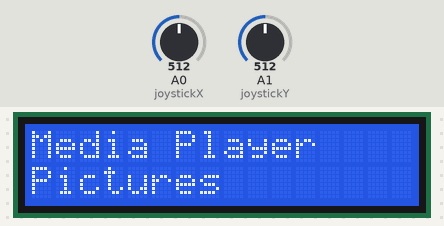
Simulated run of this sketch. Board: Arduino Uno, built with avr-gcc and run on an emulated ATmega328P. On the bench: 16×2 character LCD. The inputs (shaded band) are chosen by the test bench; at power-on: A1 (joystickY) = 512, A0 (joystickX) = 512.

Above: at 1.2 s.
1.3 s: A1 (joystickY) set to 22
2.8 s: A1 (joystickY) set to 18
At 2.91 s:
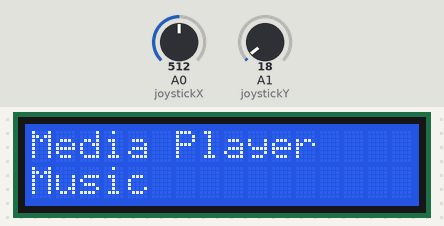
At 4.6 s:
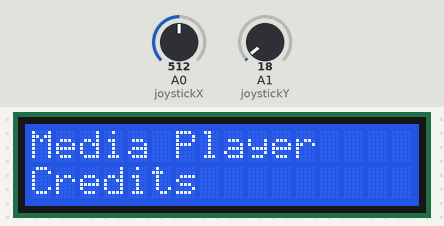
4.9 s: A0 (joystickX) set to 990
6.4 s: A0 (joystickX) set to 1013
At 7.8 s:
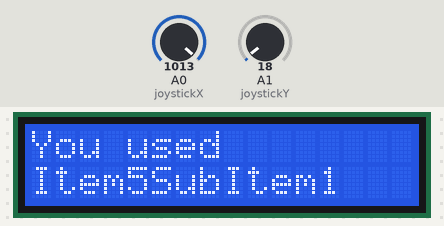
8.1 s: A0 (joystickX) set to 900
11.1 s: A0 (joystickX) set to 1010
At 11.55 s:
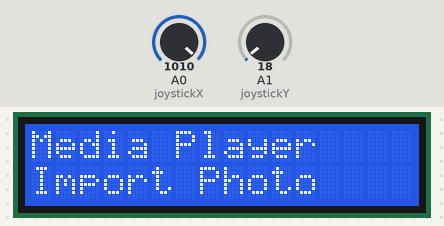
Timing chart, 0 to 14.1 s (numbered marks = the images above; inputs shaded):
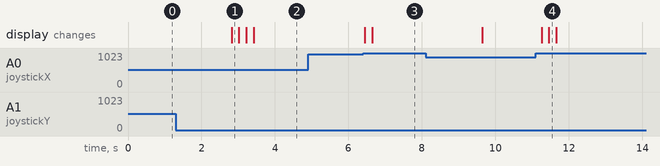

Measured:
- the behaviour switches between 20 and 19 on A1 (joystickY) (found by bisection; images 0 and 1)
- the behaviour switches between 1000 and 1001 on A0 (joystickX) (found by bisection; images 2 and 3)
- after the input at 1.3 s, every drawn part: stays the same
- after the input at 2.8 s, the display: changes at once (image 1)
- after the input at 4.9 s, every drawn part: stays the same
- after the input at 6.4 s, the display: first changes at once (image 3 shows a later state)
- after the input at 11.1 s, the display: first changes after 0.16 s (image 4 shows a later state)

The sketch:

LCD_Joystick_with_Menu.ino
```cpp
// (licence header left out)
#include <MenuBackend.h>    //MenuBackend library - copyright by Alexander Brevig
#include <LiquidCrystal.h>  //this library is included in the Arduino IDE

int lastButtonPushed = 0;
int lastButtonEnterState = LOW;   // the previous reading from the Enter input pin
int lastButtonEscState = LOW;   // the previous reading from the Esc input pin
int lastButtonLeftState = LOW;   // the previous reading from the Left input pin
int lastButtonRightState = LOW;   // the previous reading from the Right input pin

long lastEnterDebounceTime = 0;  // the last time the output pin was toggled
long lastEscDebounceTime = 0;  // the last time the output pin was toggled
long lastLeftDebounceTime = 0;  // the last time the output pin was toggled
long lastRightDebounceTime = 0;  // the last time the output pin was toggled
long debounceDelay = 200;    // the debounce time

int joystickX = A0;
int joystickY = A1;
int buttonInX;
int buttonInY;

LiquidCrystal lcd(12, 11, 5, 4, 3, 2);

//Menu variables
MenuBackend menu = MenuBackend(menuUsed,menuChanged);
//initialize menuitems
    MenuItem menu1Item1 = MenuItem("Item1");
      MenuItem menuItem1SubItem1 = MenuItem("Item1SubItem1");
      MenuItem menuItem1SubItem2 = MenuItem("Item1SubItem2");
      MenuItem menuItem1SubItem3 = MenuItem("Item1SubItem3");
    MenuItem menu1Item2 = MenuItem("Item2");
      MenuItem menuItem2SubItem1 = MenuItem("Item2SubItem1");
      MenuItem menuItem2SubItem2 = MenuItem("Item2SubItem2");
      MenuItem menuItem2SubItem3 = MenuItem("Item2SubItem3");
    MenuItem menu1Item3 = MenuItem("Item3");
      MenuItem menuItem3SubItem1 = MenuItem("Item3SubItem1");
      MenuItem menuItem3SubItem2 = MenuItem("Item3SubItem2");
      MenuItem menuItem3SubItem3 = MenuItem("Item3SubItem3");
    MenuItem menu1Item4 = MenuItem("Item4");
      MenuItem menuItem4SubItem1 = MenuItem("Item4SubItem1");
      MenuItem menuItem4SubItem2 = MenuItem("Item4SubItem2");
      MenuItem menuItem4SubItem3 = MenuItem("Item4SubItem3");
    MenuItem menu1Item5 = MenuItem("Item5");
      MenuItem menuItem5SubItem1 = MenuItem("Item5SubItem1");
      MenuItem menuItem5SubItem2 = MenuItem("Item5SubItem2");
      MenuItem menuItem5SubItem3 = MenuItem("Item5SubItem3");

void setup()
{
  lcd.begin(16, 2);

  menu.getRoot().add(menu1Item1);
  menu1Item1.addRight(menu1Item2).addRight(menu1Item3).addRight(menu1Item4).addRight(menu1Item5);
  menu1Item1.add(menuItem1SubItem1).addRight(menuItem1SubItem2).addRight(menuItem1SubItem3);
  menu1Item2.add(menuItem2SubItem1).addRight(menuItem2SubItem2).addRight(menuItem2SubItem3);
  menu1Item3.add(menuItem3SubItem1).addRight(menuItem3SubItem2).addRight(menuItem3SubItem3);
  menu1Item4.add(menuItem4SubItem1).addRight(menuItem4SubItem2).addRight(menuItem4SubItem3);
  menu1Item5.add(menuItem5SubItem1).addRight(menuItem5SubItem2).addRight(menuItem5SubItem3);

  menu.toRoot();
  lcd.setCursor(0,0);
   lcd.print("Media Player");
}

void loop()
{
  readButtons();  //I splitted button reading and navigation in two procedures because
  navigateMenus();  //in some situations I want to use the button for other purpose (eg. to change some settings)
}

void menuChanged(MenuChangeEvent changed){

  MenuItem newMenuItem=changed.to; //get the destination menu
  lcd.setCursor(0,1); //set the start position for lcd printing to the second row

  if(newMenuItem.getName()==menu.getRoot()){
      lcd.print("Main Menu       ");
  }else if(newMenuItem.getName()=="Item1"){
      lcd.print("Pictures           ");
  }else if(newMenuItem.getName()=="Item1SubItem1"){
      lcd.print("Import Photo");
  }else if(newMenuItem.getName()=="Item1SubItem2"){
      lcd.print("Export Photo   ");
  }else if(newMenuItem.getName()=="Item1SubItem3"){
      lcd.print("Edit Photo   ");
  }else if(newMenuItem.getName()=="Item2"){
      lcd.print("Music           ");
  }else if(newMenuItem.getName()=="Item2SubItem1"){
      lcd.print("Play Music   ");
  }else if(newMenuItem.getName()=="Item2SubItem2"){
      lcd.print("Search for Music   ");
  }else if(newMenuItem.getName()=="Item2SubItem3"){
      lcd.print("Display Artist   ");
  }else if(newMenuItem.getName()=="Item3"){
      lcd.print("Video           ");
  }else if(newMenuItem.getName()=="Item3SubItem1"){
      lcd.print("Play Video   ");
  }else if(newMenuItem.getName()=="Item3SubItem2"){
      lcd.print("Search for Video   ");
  }else if(newMenuItem.getName()=="Item3SubItem3"){
      lcd.print("Display Info   ");
  }else if(newMenuItem.getName()=="Item4"){
      lcd.print("Preferences           ");
  }else if(newMenuItem.getName()=="Item4SubItem1"){
      lcd.print("Screen Resoluion   ");
  }else if(newMenuItem.getName()=="Item4SubItem2"){
      lcd.print("Volume   ");
  }else if(newMenuItem.getName()=="Item4SubItem3"){
      lcd.print("Library   ");
  }else if(newMenuItem.getName()=="Item5"){
      lcd.print("Credits           ");
  }else if(newMenuItem.getName()=="Item5SubItem1"){
      lcd.print("Made By   ");
  }else if(newMenuItem.getName()=="Item5SubItem2"){
      lcd.print("Blake   ");
  }else if(newMenuItem.getName()=="Item5SubItem3"){
      lcd.print("Murdock   ");
}
}

void menuUsed(MenuUseEvent used){
  lcd.setCursor(0,0);
  lcd.print("You used        ");
  lcd.setCursor(0,1);
  lcd.print(used.item.getName());
  delay(3000);  //delay to allow message reading
  menu.toRoot();  //back to Main
  lcd.setCursor(0,0);
  lcd.print("Media Player");
}

void  readButtons(){  //read buttons status
 //Allow for time to debounce
  if ((millis() - lastEnterDebounceTime) > debounceDelay) {
                  lastEnterDebounceTime=millis();
  buttonInX = analogRead(joystickX);     // read ADC value
  buttonInY = analogRead(joystickY);     // read ADC value

if(buttonInX < 20){
 //   You are pushing Left
 lastButtonPushed = 3;
 }else if(buttonInX >1000){
 // You are pushing right
 lastButtonPushed = 0;
 } else if (buttonInY < 20){
  // You are pressing Down
 lastButtonPushed = 2;
 }else if(buttonInY > 1000){
 // You are pressing up
 lastButtonPushed = 1;
 }else{
   //No button was pushed.
 lastButtonPushed =-1;
 }
}
}

void navigateMenus() {
  MenuItem currentMenu=menu.getCurrent();

  switch (lastButtonPushed){
    case 0:
      if(!(currentMenu.moveDown())){  //if the current menu has a child and has been pressed enter then menu navigate to item below
        menu.use();
      }else{  //otherwise, if menu has no child and has been pressed enter the current menu is used
        menu.moveDown();
       }
      break;
    case 1:
      menu.moveLeft();
      break;
    case 2:
      menu.moveRight();
      break;
    case 3:
      menu.moveUp();
      break;
    case 4:
      menu.toRoot();  //back to main
      break;
  }

  lastButtonPushed=-1; //reset the lastButtonPushed variable
}
```
